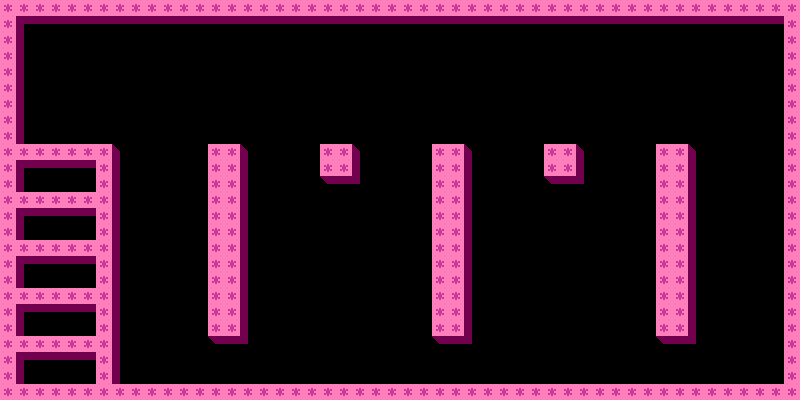

The image is a tile-based game level rendered from a .tmx file. Its description and source (layers, tilesets, objects; grid data summarised) follow:
An orthogonal 50x25 tile map with 16x16 px tiles, 1 tile layer (ground), 1 hidden layer not drawn, 2 tilesets and 14 objects (8x BANQUI, left, right).

<map version="1.10" tiledversion="1.10.0" orientation="orthogonal" renderorder="right-down" width="50" height="25" tilewidth="16" tileheight="16" infinite="0" nextlayerid="6" nextobjectid="15">
 <properties>
  <property name="automaticAirMode" value="0" />
  <property name="bossBoost" value="" />
  <property name="bossLevel" value="f" />
  <property name="guidedAir" value="true" />
  <property name="specialAir" value="AIR_SPIKES" />
 </properties>
 <tileset firstgid="1" name="tiles" tilewidth="16" tileheight="16" tilecount="256" columns="16">
  <image source="tiles.png" width="256" height="256" />
  <tile id="0">
   <properties>
    <property name="type" value="TOP" />
   </properties>
  </tile>
  <tile id="1">
   <properties>
    <property name="type" value="TOPL" />
   </properties>
  </tile>
  <tile id="2">
   <properties>
    <property name="type" value="TOPR" />
   </properties>
  </tile>
  <tile id="3">
   <properties>
    <property name="type" value="TOPRL" />
   </properties>
  </tile>
  <tile id="4">
   <properties>
    <property name="type" value="LEFT" />
   </properties>
  </tile>
  <tile id="5">
   <properties>
    <property name="type" value="RIGHT" />
   </properties>
  </tile>
  <tile id="6">
   <properties>
    <property name="type" value="RL" />
   </properties>
  </tile>
  <tile id="10">
   <properties>
    <property name="type" value="LEFT" />
   </properties>
  </tile>
  <tile id="15">
   <properties>
    <property name="type" value="RIGHT" />
   </properties>
  </tile>
  <tile id="20">
   <properties>
    <property name="type" value="TOP" />
   </properties>
  </tile>
  <tile id="21">
   <properties>
    <property name="type" value="LEFT" />
   </properties>
  </tile>
  <tile id="22">
   <properties>
    <property name="type" value="RIGHT" />
   </properties>
  </tile>
  <tile id="38">
   <properties>
    <property name="type" value="TOP" />
   </properties>
  </tile>
 </tileset>
 <tileset firstgid="257" name="entities" tilewidth="32" tileheight="32" tilecount="64" columns="8">
  <image source="entities.png" width="256" height="256" />
 </tileset>
 <layer id="1" name="ground" width="50" height="25">
  <data>[1250 cells, 421 non-empty, 7 distinct tile ids]</data>
 </layer>
 <layer id="2" name="collision" width="50" height="25" visible="0">
  <data>[1250 cells, 220 non-empty, 7 distinct tile ids]</data>
 </layer>
 <objectgroup id="3" name="enemies">
  <object id="1" name="BANQUI" gid="263" x="160" y="384" width="32" height="32" />
  <object id="2" name="BANQUI" gid="263" x="240" y="384" width="32" height="32" />
  <object id="3" name="BANQUI" gid="263" x="320" y="384" width="32" height="32" />
  <object id="4" name="BANQUI" gid="263" x="400" y="384" width="32" height="32" />
  <object id="5" name="BANQUI" gid="263" x="480" y="384" width="32" height="32" />
  <object id="6" name="BANQUI" gid="263" x="560" y="384" width="32" height="32" />
  <object id="7" name="BANQUI" gid="263" x="640" y="384" width="32" height="32" />
  <object id="8" name="BANQUI" gid="263" x="720" y="384" width="32" height="32" />
 </objectgroup>
 <objectgroup id="4" name="meals">
  <object id="9" gid="285" x="544" y="144" width="32" height="32" />
  <object id="10" gid="285" x="320" y="144" width="32" height="32" />
  <object id="11" gid="285" x="656" y="144" width="32" height="32" />
  <object id="12" gid="285" x="144" y="384" width="32" height="32" />
 </objectgroup>
 <objectgroup id="5" name="path">
  <object id="13" name="left" x="159" y="415">
   <polyline points="0,0 1,-287 241,-287 241,-431" />
  </object>
  <object id="14" name="right" x="737" y="406">
   <polyline points="0,0 -1,-278 -241,-278 -241,-422" />
  </object>
 </objectgroup>
</map>
